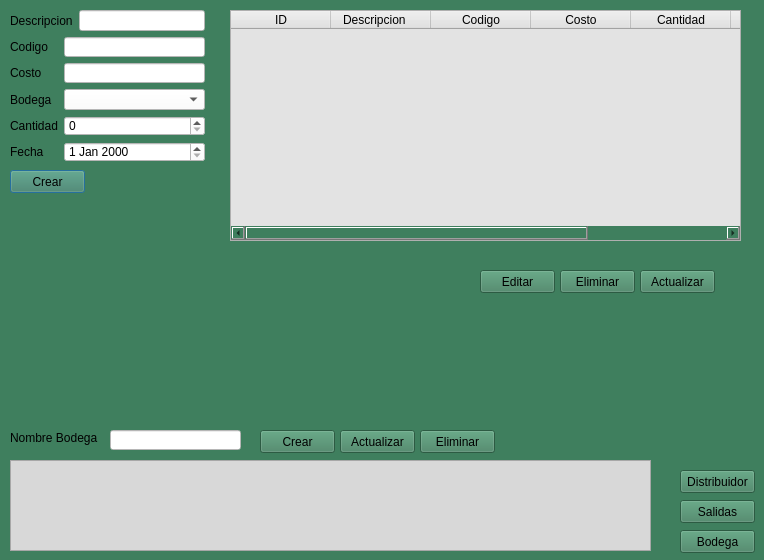
<?xml version="1.0" encoding="UTF-8"?>
<ui version="4.0">
 <class>Dialog</class>
 <widget class="QDialog" name="Dialog">
  <property name="geometry">
   <rect>
    <x>0</x>
    <y>0</y>
    <width>764</width>
    <height>560</height>
   </rect>
  </property>
  <property name="windowTitle">
   <string>Dialog</string>
  </property>
  <property name="styleSheet">
   <string notr="true">
background-color: rgb(63, 127, 94);</string>
  </property>
  <widget class="QPushButton" name="btn_agregar">
   <property name="geometry">
    <rect>
     <x>10</x>
     <y>170</y>
     <width>75</width>
     <height>23</height>
    </rect>
   </property>
   <property name="text">
    <string>Crear</string>
   </property>
  </widget>
  <widget class="QPushButton" name="btn_refrescar">
   <property name="geometry">
    <rect>
     <x>640</x>
     <y>270</y>
     <width>75</width>
     <height>23</height>
    </rect>
   </property>
   <property name="text">
    <string>Actualizar</string>
   </property>
  </widget>
  <widget class="QPushButton" name="btn_crear_bodega">
   <property name="geometry">
    <rect>
     <x>680</x>
     <y>530</y>
     <width>75</width>
     <height>23</height>
    </rect>
   </property>
   <property name="text">
    <string>Bodega</string>
   </property>
  </widget>
  <widget class="QTableWidget" name="tbl_registro_articulos">
   <property name="geometry">
    <rect>
     <x>230</x>
     <y>10</y>
     <width>511</width>
     <height>231</height>
    </rect>
   </property>
   <property name="styleSheet">
    <string notr="true">background-color: rgb(227, 227, 227);</string>
   </property>
   <column>
    <property name="text">
     <string>ID</string>
    </property>
   </column>
   <column>
    <property name="text">
     <string>Descripcion    </string>
    </property>
   </column>
   <column>
    <property name="text">
     <string>Codigo</string>
    </property>
   </column>
   <column>
    <property name="text">
     <string>Costo</string>
    </property>
   </column>
   <column>
    <property name="text">
     <string>Cantidad</string>
    </property>
   </column>
   <column>
    <property name="text">
     <string>Fecha</string>
    </property>
   </column>
   <column>
    <property name="text">
     <string>Bodega</string>
    </property>
   </column>
  </widget>
  <widget class="QPushButton" name="btn_distribuidor">
   <property name="geometry">
    <rect>
     <x>680</x>
     <y>470</y>
     <width>75</width>
     <height>23</height>
    </rect>
   </property>
   <property name="text">
    <string>Distribuidor</string>
   </property>
  </widget>
  <widget class="QPushButton" name="btn_vent_pedido">
   <property name="geometry">
    <rect>
     <x>680</x>
     <y>500</y>
     <width>75</width>
     <height>23</height>
    </rect>
   </property>
   <property name="text">
    <string>Salidas</string>
   </property>
  </widget>
  <widget class="QPushButton" name="btn_refrescar_bodega">
   <property name="geometry">
    <rect>
     <x>340</x>
     <y>430</y>
     <width>75</width>
     <height>23</height>
    </rect>
   </property>
   <property name="text">
    <string>Actualizar</string>
   </property>
  </widget>
  <widget class="QPushButton" name="btn_eliminar_tabla">
   <property name="geometry">
    <rect>
     <x>560</x>
     <y>270</y>
     <width>75</width>
     <height>23</height>
    </rect>
   </property>
   <property name="text">
    <string>Eliminar</string>
   </property>
  </widget>
  <widget class="QLabel" name="label_7">
   <property name="geometry">
    <rect>
     <x>10</x>
     <y>430</y>
     <width>91</width>
     <height>16</height>
    </rect>
   </property>
   <property name="text">
    <string>Nombre Bodega</string>
   </property>
  </widget>
  <widget class="QLineEdit" name="txt_nombre_bodega">
   <property name="geometry">
    <rect>
     <x>110</x>
     <y>430</y>
     <width>131</width>
     <height>20</height>
    </rect>
   </property>
   <property name="styleSheet">
    <string notr="true">background-color: rgb(255, 255, 255);</string>
   </property>
  </widget>
  <widget class="QPushButton" name="btn_crear_bdg">
   <property name="geometry">
    <rect>
     <x>260</x>
     <y>430</y>
     <width>75</width>
     <height>23</height>
    </rect>
   </property>
   <property name="text">
    <string>Crear</string>
   </property>
  </widget>
  <widget class="QTableWidget" name="tbl_bodega">
   <property name="geometry">
    <rect>
     <x>10</x>
     <y>460</y>
     <width>641</width>
     <height>91</height>
    </rect>
   </property>
   <property name="sizePolicy">
    <sizepolicy hsizetype="Expanding" vsizetype="Expanding">
     <horstretch>0</horstretch>
     <verstretch>0</verstretch>
    </sizepolicy>
   </property>
   <property name="minimumSize">
    <size>
     <width>0</width>
     <height>0</height>
    </size>
   </property>
   <property name="layoutDirection">
    <enum>Qt::LeftToRight</enum>
   </property>
   <property name="styleSheet">
    <string notr="true">background-color: rgb(216, 216, 216);</string>
   </property>
   <attribute name="horizontalHeaderMinimumSectionSize">
    <number>60</number>
   </attribute>
  </widget>
  <widget class="QPushButton" name="btn_editar_articull">
   <property name="geometry">
    <rect>
     <x>480</x>
     <y>270</y>
     <width>75</width>
     <height>23</height>
    </rect>
   </property>
   <property name="text">
    <string>Editar</string>
   </property>
  </widget>
  <widget class="QPushButton" name="btn_elimar_tabla_bod">
   <property name="geometry">
    <rect>
     <x>420</x>
     <y>430</y>
     <width>75</width>
     <height>23</height>
    </rect>
   </property>
   <property name="text">
    <string>Eliminar</string>
   </property>
  </widget>
  <widget class="QWidget" name="layoutWidget">
   <property name="geometry">
    <rect>
     <x>10</x>
     <y>10</y>
     <width>195</width>
     <height>152</height>
    </rect>
   </property>
   <layout class="QGridLayout" name="gridLayout">
    <item row="0" column="0" colspan="2">
     <widget class="QLabel" name="label">
      <property name="styleSheet">
       <string notr="true">border-color: rgb(0, 170, 255);</string>
      </property>
      <property name="text">
       <string>Descripcion</string>
      </property>
     </widget>
    </item>
    <item row="0" column="2">
     <widget class="QLineEdit" name="txt_nombre">
      <property name="styleSheet">
       <string notr="true">background-color: rgb(255, 255, 255);</string>
      </property>
     </widget>
    </item>
    <item row="1" column="0">
     <widget class="QLabel" name="label_2">
      <property name="text">
       <string>Codigo</string>
      </property>
     </widget>
    </item>
    <item row="1" column="1" colspan="2">
     <widget class="QLineEdit" name="txt_codigo">
      <property name="styleSheet">
       <string notr="true">background-color: rgb(255, 255, 255);</string>
      </property>
     </widget>
    </item>
    <item row="2" column="0">
     <widget class="QLabel" name="label_3">
      <property name="text">
       <string>Costo</string>
      </property>
     </widget>
    </item>
    <item row="2" column="1" colspan="2">
     <widget class="QLineEdit" name="txt_costo">
      <property name="styleSheet">
       <string notr="true">background-color: rgb(255, 255, 255);</string>
      </property>
     </widget>
    </item>
    <item row="3" column="0">
     <widget class="QLabel" name="label_5">
      <property name="text">
       <string>Bodega</string>
      </property>
     </widget>
    </item>
    <item row="3" column="1" colspan="2">
     <widget class="QComboBox" name="cmb_registro">
      <property name="styleSheet">
       <string notr="true">background-color: rgb(255, 255, 255);</string>
      </property>
     </widget>
    </item>
    <item row="4" column="0">
     <widget class="QLabel" name="label_4">
      <property name="text">
       <string>Cantidad</string>
      </property>
     </widget>
    </item>
    <item row="4" column="1" colspan="2">
     <widget class="QSpinBox" name="spBox_cantidad">
      <property name="styleSheet">
       <string notr="true">background-color: rgb(255, 255, 255);</string>
      </property>
      <property name="maximum">
       <number>2000</number>
      </property>
     </widget>
    </item>
    <item row="5" column="0">
     <widget class="QLabel" name="label_6">
      <property name="text">
       <string>Fecha</string>
      </property>
     </widget>
    </item>
    <item row="5" column="1" colspan="2">
     <widget class="QDateEdit" name="dateEdit">
      <property name="styleSheet">
       <string notr="true">background-color: rgb(255, 255, 255);</string>
      </property>
     </widget>
    </item>
   </layout>
  </widget>
 </widget>
 <resources/>
 <connections/>
</ui>
